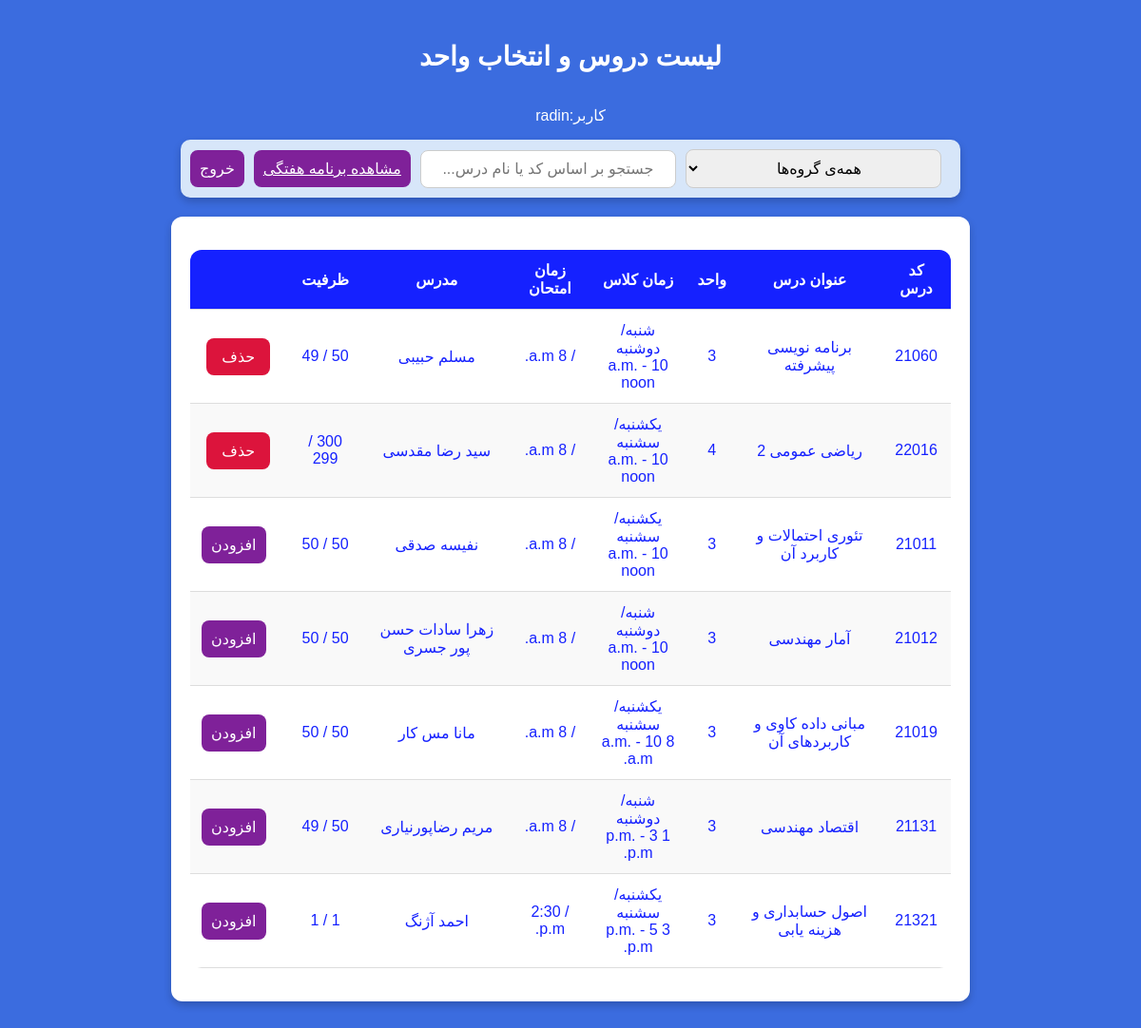
/courses/ (signed in), run on an earlier commit of the app's database.
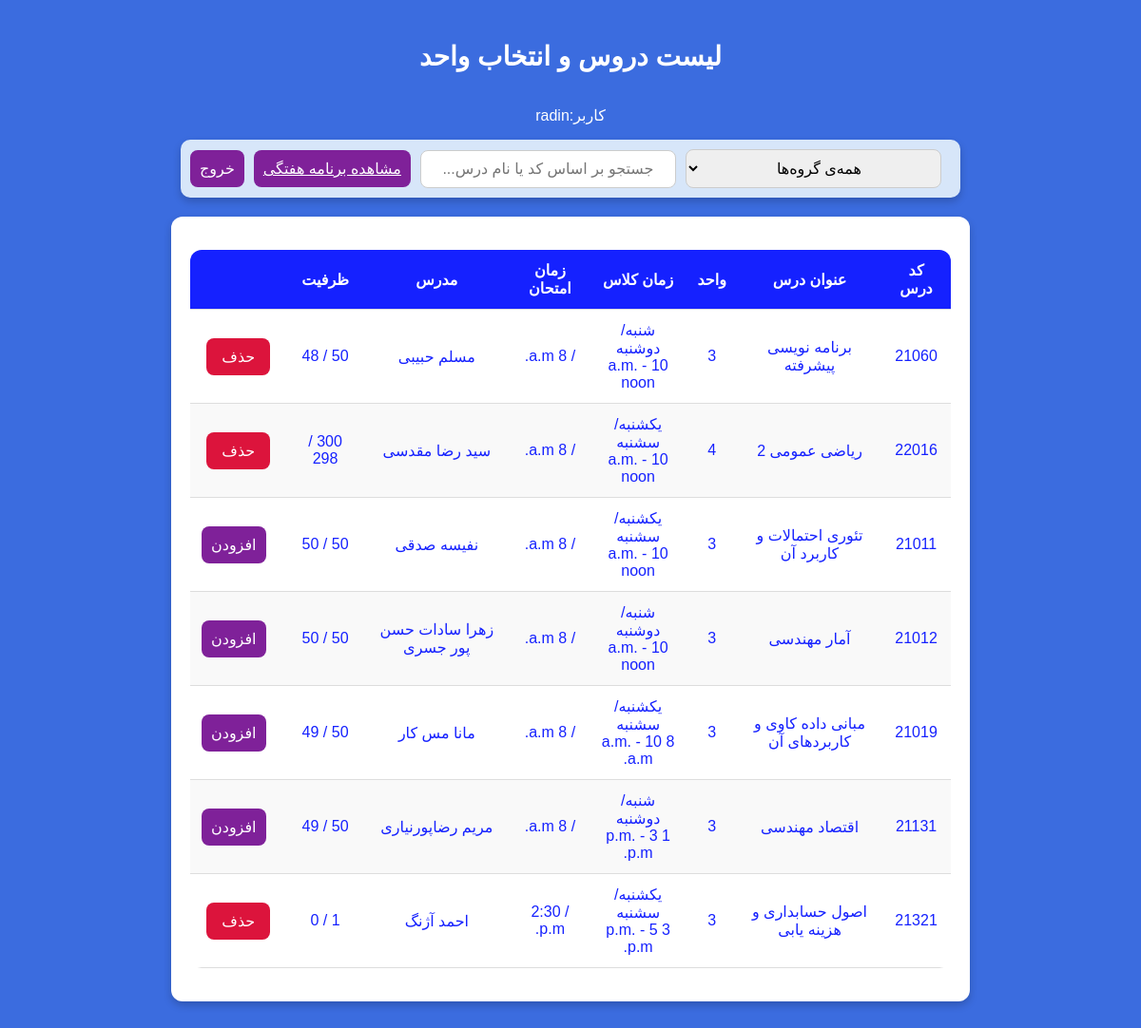
And on a later commit of the database.
### user/models.py (models this page shows, shortened)
class User(AbstractBaseUser, PermissionsMixin):
    STUDENT = 'student'
    TEACHER = 'teacher'
    USER_LEVEL_CHOICES = [
        (STUDENT, 'Student'),
        (TEACHER, 'Teacher'),
    ]
    name = models.CharField(max_length=100)
    national_id = models.CharField(max_length=10, unique=True)
    student_number = models.CharField(max_length=15, blank=True, null=True)
    email = models.EmailField(unique=True)
    phone_number = models.CharField(max_length=15)
    user_level = models.CharField(
        max_length=10,
        choices=USER_LEVEL_CHOICES,
        blank=True,
        null=True,
        default='student'  # TEMPORARY DEFAULT VALUE
    )
    password = models.CharField(max_length=100)
    unit = models.IntegerField(default=20)
    selected_unit = models.IntegerField(default=0)
    passed_courses = models.JSONField(default=list, blank=True)
    is_active = models.BooleanField(default=True)
    is_staff = models.BooleanField(default=False)
    is_superuser = models.BooleanField(default=False)
    date_joined = models.DateTimeField(default=timezone.now)
    objects = UserManager()
    USERNAME_FIELD = "email"
    REQUIRED_FIELDS = ["name", "national_id", "phone_number"]

### courses/models.py (models this page shows, shortened)
class Course(models.Model):
    id = models.AutoField(primary_key=True)
    code = models.CharField(null=True, max_length=100, blank=True)
    name = models.CharField(max_length=100)
    credits = models.IntegerField()
    classDays = models.CharField(max_length=20, choices=WEEKDAY_CHOICES, null=True)  # Stores "Sunday/Tuesday", etc.
    startTime = models.TimeField(null=True)
    endTime = models.TimeField(null=True)
    pishniaz = models.IntegerField(blank=True , null=True)
    hamniaz = models.IntegerField(blank=True, null=True)
    examDate = jmodels.jDateField(null=True, verbose_name="Exam Date (Jalali)")  # Jalali Date ONLY
    examTime = models.TimeField(null=True, verbose_name="Exam Time")  # Time ONLY
    capacity = models.IntegerField()
    remainingCapacity = models.IntegerField()
    department = models.ForeignKey(Department, on_delete=models.CASCADE, related_name='courses')
    instructor = models.ForeignKey(Instructor, on_delete=models.CASCADE, related_name='courses')

class Instructor(models.Model):
    id = models.AutoField(primary_key=True)
    name = models.CharField(max_length=100, unique=True)  # Ensure unique instructor names
    department = models.ForeignKey(Department, on_delete=models.CASCADE, related_name='instructors')

### courses/views.py (the view, shortened to what this page needs)
# urls.py: path('courses/', CourseListView.as_view(), name='course_list'),
class CourseListView(LoginRequiredMixin, UserPassesTestMixin, ListView):
    model = Course
    template_name = 'course_list.html'
    context_object_name = 'courses'
    login_url = '/login/'  # Redirect to login page if not authenticated
    def test_func(self):
        return self.request.user.is_authenticated and self.request.user.user_level == "student" and not self.request.user.is_superuser
    def get_context_data(self, **kwargs):
        context = super().get_context_data(**kwargs)
        context['departments'] = Department.objects.all()  # Send department list
        context['user'] = self.request.user  # Pass logged-in user's name
        context['selected_course'] = SelectedCourse.objects.filter(user = self.request.user).values_list('course__code', flat=True)
        return context

### courses/templates/course_list.html (shortened to what this page needs)
<!DOCTYPE html>
<html lang="en">
<head>
    {% load static %}
    <link rel="stylesheet" href="{% static 'courses/courseList.css' %}">
</head>
<body>
    <h2>لیست دروس و انتخاب واحد</h2>
    <p>کاربر:{{ user.name }}</p>
    <div class="search">
        <select id="departmentFilter">
            <option value="">همه‌ی گروه‌ها</option>
        </select>
        <input type="text" id="searchInput" placeholder="جستجو بر اساس کد یا نام درس...">
        <a href="{% url 'weekly_schedule' %}" class="add-btn">مشاهده برنامه هفتگی</a>
        <form method="post" action="{% url 'logout' %}">
            <button type="submit" class="add-btn">خروج</button>
        </form>
    </div>
    <div class="container">
        <table>
            <thead>
                <tr>
                    <th>کد درس</th>
                    <th>عنوان درس</th>
                    <th>واحد</th>
                    <th>زمان کلاس</th>
                    <th>زمان امتحان</th>
                    <th>مدرس</th>
                    <th>ظرفیت</th>
                    <th></th>
                </tr>
            </thead>
            <tbody id="courseTable">
                {% for course in courses %}
                <tr data-code="{{ course.code }}" data-name="{{ course.name }}" data-department="{{ course.department.name }}">
                    <td>{{ course.code }}</td>
                    <td>{{ course.name }}</td>
                    <td>{{ course.credits }}</td>
                    <td>
                        <div>{{ course.classDays }}</div>
                        <div>{{ course.startTime }} - {{ course.endTime }}</div>
                    </td>
                    <td>{{ course.examDate }} / {{ course.examTime }}</td>
                    <td>{{ course.instructor.name }}</td>
                    <td>{{ course.capacity }} / {{ course.remainingCapacity }}</td>
                    <td>
                        <form method = "POST" action="{% if course.code in selected_course %}{% url 'remove_selected_course' %}{% else %}{% url 'course_list' %}{% endif %}">
                               {%if course.code in selected_course%}
                               <button type='submit' class='delete-btn'> حذف  </button>
                               {%else%}
                               <button type='submit' class='add-btn'> افزودن </button>
                               {%endif%}
                        </form>
                    </td>
                </tr>
                {% empty %}
                <tr>
                    <td colspan="8" style="text-align:center;">No courses available</td>
                </tr>
                {% endfor %}
            </tbody>
        </table>
    </div>
</body>
</html>

### static/courses/courseList.css (style rules this page uses)
body { direction: rtl; display: flex; flex-direction: column; justify-content: flex-start; align-items: center; min-height: 100vh; margin: 0; background-color: #3b6cdf; font-family: 'Arial', sans-serif; color: white; padding: 20px; }
h2 { margin-bottom: 20px; font-size: 28px; }
.search { display: flex; align-items: center; justify-content: center; background-color: #d7e6f9; padding: 10px; width: 100%; max-width: 800px; border-radius: 10px; box-shadow: 0 4px 8px rgba(0, 0, 0, 0.2); }
.search input, .search select { padding: 10px; font-size: 16px; border: 1px solid #ccc; border-radius: 8px; outline: none; }
.search input { text-align: center; flex: 1; margin-right: 10px; }
.search select { text-align: center; flex:1; max-width: 300px; margin-right: 10px; }
.container { background-color: #ffffff; border-radius: 12px; box-shadow: 0 4px 8px rgba(0, 0, 0, 0.2); width: 100%; max-width: 800px; padding: 20px; text-align: center; margin: 20px auto; color: #1521ff; overflow-x: auto; }
table { width: 100%; margin-top: 15px; margin-bottom: 15px; border-collapse: collapse; background: white; border-radius: 12px; overflow: hidden; }
thead { background: #1521ff; color: white; }
th, td { padding: 12px; text-align: center; border-bottom: 1px solid #ddd; }
tbody tr:nth-child(even) { background: #f9f9f9; }
.add-btn { margin-right: 10px; background-color: #7f2199; color: white; border: none; padding: 10px ; font-size: 16px; border-radius: 8px; cursor: pointer; transition: background 0.3s ease, transform 0.2s ease; }
.delete-btn { background-color: crimson; color: white; border: none; padding: 10px 16px; font-size: 16px; border-radius: 8px; cursor: pointer; transition: background 0.3s ease, transform 0.2s ease; }

What changed in the data, as far as the page shows it:
changed Course "برنامه نویسی پیشرفته": remainingCapacity "49" → "48"
changed Course "ریاضی عمومی 2": remainingCapacity "299" → "298"
changed Course "مبانی داده کاوی و کاربردهای آن": remainingCapacity "50" → "49"
changed Course "اصول حسابداری و هزینه یابی": remainingCapacity "1" → "0"; text "افزودن" → "حذف"
